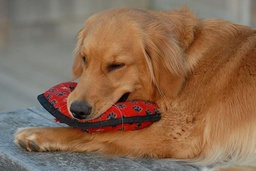
#> input picture OpenMP/2.jpg, 256 x 171 px, shrunk from 500 x 334 before the run, found by its file name
$ jupyter execute --allow-errors Problem_2.ipynb   (shell and % lines are left out)
#> lines starting #> are read from the running program, lines starting #| are printed output that depends on the picture
 # Problem 2 - Assignment 3 - GPUs
 Implementation of two image kernels: Blur and Sobel filters.
 Blur is implemented in two ways: Box blur and Gaussian blur.

* Go to "Runtime" in the top menu.
* Select "Change runtime type".*
* Choose "T4 GPU" from the "Hardware accelerator" dropdown menu.
* Click "SAVE".

[cell 1]
#  verify GPU availability and its specifications

[cell 2]
import numpy as np
import matplotlib.pyplot as plt
from numba import cuda, float32
import PIL
from PIL import Image
import math

[cell 3]
def create_box_filter(filter_size):
    # Generate the box filter
    box_filter = np.ones((filter_size, filter_size), dtype=np.float64)
    box_filter /= np.sum(box_filter)
    return box_filter

def create_gaussian_filter(filter_size, sigma = 1, mu = 0):
    # Generate the Gaussian filter
    radius = filter_size // 2
    x, y = np.meshgrid(np.arange(-radius, radius + 1), np.arange(-radius, radius + 1))
    r = np.sqrt(x**2 + y**2)
    sigma = 1.0
    s = 2 * sigma**2
    gaussian_filter = np.exp(-r / s) / (np.pi * s)
    gaussian_filter /= np.sum(gaussian_filter)
    return gaussian_filter

[cell 4]
path = "/content/2.jpg"
img = Image.open(path)
#> img is the input picture: PIL image 256x171 RGB; mean R, G, B 137.5, 105.8, 82.2
display(img)

[cell 5]
# Create filters
filter_size = 5

box_filter = create_box_filter(filter_size)
gaussian_filter = create_gaussian_filter(filter_size)

print("Filter size: ", filter_size)

if (filter_size < 9):
  print("Box Filter:")
  print(box_filter)
  print("\nGaussian Filter:")
  print(gaussian_filter)

## 2D convolution

[cell 6]
def apply_2d_convolution(img, filter):
    # Performs 2D convolution, this is the most similar version to the C++ code
    if len(img.shape) == 3:  # Color image
        rows, cols, c = img.shape
    elif len(img.shape) == 2:  # Grayscale image
        rows, cols = img.shape
    else:
        raise ValueError("Unsupported image shape")

    # Initialize output
    output = np.zeros_like(img)

    # Get filter dimensions
    filter_height, filter_width = filter.shape
    radius = min(filter_height // 2, filter_width // 2)

    for i in range(rows):
        for j in range(cols):
            for k in range(filter_height):
                for l in range(filter_width):
                    y = j - radius + l
                    x = i - radius + k
                    if x >= 0 and y >= 0 and x < rows and y < cols:
                        if len(img.shape) == 3:  # Color image
                            for ch in range(c):
                                output[i, j, ch] += img[x, y, ch] * filter[k, l]
                        elif len(img.shape) == 2:  # Grayscale image
                            output[i, j] += img[x, y] * filter[k, l]

    # Ensure that all values are between 0 and 255 and of uint8 type
    output = np.clip(output, 0, 255).astype(np.uint8)
    return output

[cell 7]
def apply_2d_convolution_np(image, filter):
    # Performs 2D convolution, using vector operations
    if len(image.shape) == 3:  # Color image
        num_channels = image.shape[2]
#> num_channels = 3
    elif len(image.shape) == 2:  # Grayscale image
        num_channels = 1
    else:
        raise ValueError("Unsupported image shape")

    # Get filter and image shape
    filter_height, filter_width = filter.shape
    image_height, image_width = image.shape[:2]
#> image_height = 171; image_width = 256

    # Initialize output
    output = np.zeros_like(image)

    # Pad the image to deal with borders
    pad_height = filter_height // 2
    pad_width = filter_width // 2
    if num_channels > 1:
        padded_image = np.pad(image, ((pad_height, pad_height), (pad_width, pad_width), (0, 0)), mode='constant')
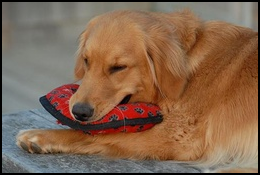
#> padded_image: shape (175, 260, 3); mean R, G, B 132.3, 101.8, 79.1
    else:
        padded_image = np.pad(image, ((pad_height, pad_height), (pad_width, pad_width)), mode='constant')

    # Perform convolution
    for i in range(image_height):
        for j in range(image_width):
            if num_channels > 1:  # Color image
                for c in range(num_channels):
                    output[i, j, c] = np.sum(padded_image[i:i+filter_height, j:j+filter_width, c] * filter)
            else:  # Grayscale image
                output[i, j] = np.sum(padded_image[i:i+filter_height, j:j+filter_width] * filter)
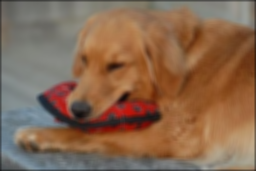
#> output: shape (171, 256, 3); mean R, G, B 135.6, 103.9, 80.4

    # Ensure that all values are between 0 and 255 and of uint8 type
    output = np.clip(output, 0, 255).astype(np.uint8)
    return output

[cell 8]
# Box and gaussian filters on color image
# Define the input image
image = Image.open(path)
image_array = np.array(image)

# Apply convolution to image
result = apply_2d_convolution_np(image_array, box_filter)
print("Original image shape: ", image_array.shape)
#| Original image shape:  (171, 256, 3)
print("Result shape (box):", result.shape)
#| Result shape (box): (171, 256, 3)

# Apply convolution to image
result_g = apply_2d_convolution_np(image_array, gaussian_filter)
print("Result shape (gaussian):", result_g.shape)
#| Result shape (gaussian): (171, 256, 3)

print(f'Filter size = {filter_size}')
# Display the original and convolved color images
plt.figure(figsize=(11, 5))
plt.subplot(1, 3, 1)
plt.title("Original Image")
plt.imshow(image)
plt.axis('off')
plt.subplot(1, 3, 2)
plt.title("Convolved Image, box filter")
plt.imshow(result)
plt.axis('off')
plt.subplot(1, 3, 3)
plt.title("Convolved Image, Gaussian filter")
plt.imshow(result_g)
plt.axis('off')
plt.show()
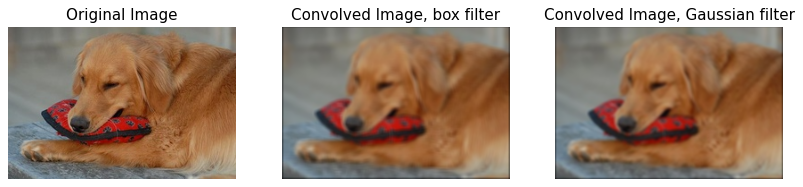
#> figure drawn by matplotlib, 3 panels

[cell 9]
# Box and gaussian filter on gray image
# Define the input image (grayscale)
gray_image = Image.open(path).convert("L")
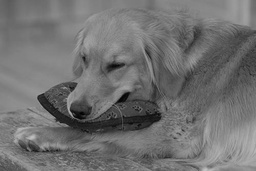
#> gray_image: PIL image 256x171 L; min 0, max 193, mean 112.6
gray_image_array = np.array(gray_image)

# Apply convolution to grayscale image
result_gray = apply_2d_convolution_np(gray_image_array, box_filter)
#> in apply_2d_convolution_np (call 3), `padded_image = np.pad(image, ((pad_height, pad_height), (pad_width, pa..`:
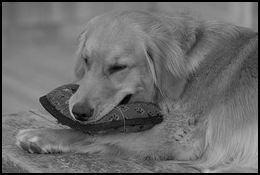
#> padded_image: shape (175, 260); min 0, max 193, mean 108.4
#> after the loop in apply_2d_convolution_np (call 3), `for i in range(image_height):`:
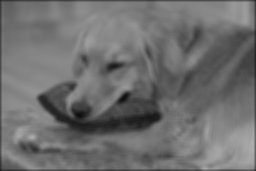
#> output: shape (171, 256); min 13, max 173, mean 110.7
print("Original grayscale image shape: ", gray_image_array.shape)
#| Original grayscale image shape:  (171, 256)
print("Result grayscale shape (box):", result_gray.shape)
#| Result grayscale shape (box): (171, 256)

# Apply convolution to grayscale image
result_gray_g = apply_2d_convolution_np(gray_image_array, gaussian_filter)
print("Result grayscale shape (gaussian):", result_gray_g.shape)
#| Result grayscale shape (gaussian): (171, 256)

print(f'Filter size = {filter_size}')
# Display the original and convolved grayscale images
plt.figure(figsize=(11, 5))
plt.subplot(1, 3, 1)
plt.title("Original grayscale Image")
plt.imshow(gray_image, cmap='gray')
plt.axis('off')
plt.subplot(1, 3, 2)
plt.title("Convolved image, box filter")
plt.imshow(result_gray, cmap='gray')
plt.axis('off')
plt.subplot(1, 3, 3)
plt.title("Convolved image, gaussian filter")
plt.imshow(result_gray_g, cmap='gray')
plt.axis('off')
plt.show()

[cell 10]
# Using regular loops - BOX - very slow
print("Using loops, box filter, filter size: ", filter_size)
apply_2d_convolution(image_array, box_filter)

# Using numpy - BOX
print("Using numpy, box filter, filter size: ", filter_size)
apply_2d_convolution_np(image_array, box_filter)

# Using regular loops - GAUSSIAN - very slow
print("Using loops, gaussian filter, filter size: ", filter_size)
apply_2d_convolution(image_array, gaussian_filter)

# Using numpy - GAUSSIAN
print("Using numpy, gaussian filter, filter size: ", filter_size)
apply_2d_convolution_np(image_array, gaussian_filter)

## CUDA

[cell 11]
import numpy as np
from numba import cuda
import matplotlib.pyplot as plt
from skimage import data, color

@cuda.jit
def convolution_kernel(image, filter, output):
    # Get the thread's position in the grid
    i, j = cuda.grid(2)
    if i < image.shape[0] and j < image.shape[1]:
        # Iterate over each channel
        for c in range(image.shape[2]):
            tmp = 0.0
            for k in range(filter.shape[0]):
                for l in range(filter.shape[1]):
                    ii = i + k - filter.shape[0] // 2
                    jj = j + l - filter.shape[1] // 2
                    if ii >= 0 and ii < image.shape[0] and jj >= 0 and jj < image.shape[1]:
                        tmp += image[ii, jj, c] * filter[k, l]
            output[i, j, c] = tmp

def cuda_convolution(image, filter):
    # Allocate device memory and copy data
    d_image = cuda.to_device(image)
    d_filter = cuda.to_device(filter)

    # Allocate output device memory
    output = np.zeros_like(image)

    # Configure the grid and block sizes
    threadsperblock = (16, 16)
    # The following lines allow to split the image equally
    blockspergrid_x = (image.shape[0] + threadsperblock[0] - 1) // threadsperblock[0]
    blockspergrid_y = (image.shape[1] + threadsperblock[1] - 1) // threadsperblock[1]
    blockspergrid = (blockspergrid_x, blockspergrid_y)

    # Launch the kernel
    convolution_kernel[blockspergrid, threadsperblock](d_image, d_filter, output)

    # Ensure that all values are between 0 and 255 and of uint8 type
    output = np.clip(output, 0, 255).astype(np.uint8)
    return output

#> (a cell that did not finish here is left out)

## Sobel filter

[cell 13]
def sobel_tot(gray_image):
  # Applies sobel edge detection both horizzontaly and vertically
  sobel_x = np.array([[1.0, 0.0, -1.0], [2.0, 0.0, -2.0], [1.0, 0.0, -1.0]]) # x direction
  sobel_y = np.array([[1.0, 2.0, 1.0], [0.0, 0.0, 0.0], [-1.0, -2.0, -1.0]]) # y direction
  # Convert gray image to numpy array
  gray_image_array = np.array(gray_image)
  #Get image shape
  [rows, columns] = np.shape(gray_image_array)
#> rows = 171; columns = 256
  # Initialize output
  output = np.zeros_like(gray_image)

  for i in range(rows - 2):
      for j in range(columns - 2):
          gx = np.sum(np.multiply(sobel_x, gray_image_array[i:i + 3, j:j + 3]))
          gy = np.sum(np.multiply(sobel_y, gray_image_array[i:i + 3, j:j + 3]))
          # magnitude
          output[i + 1, j + 1] = np.sqrt(gx ** 2 + gy ** 2)
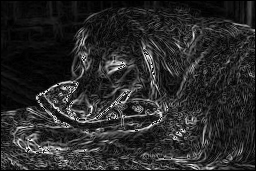
#> output: shape (171, 256); min 0, max 255, mean 41.7
  # Ensure that all values are between 0 and 255 and of uint8 type
  output = np.clip(output, 0, 255).astype(np.uint8)
  return output

[cell 14]
# Display the original image and the Sobel filtered image
sobel = sobel_tot(gray_image)
print(f'Sobel filter, both directions')
# Display the original and convolved images
plt.figure(figsize=(11, 5))
plt.subplot(1, 2, 1)
plt.title("Original grayscale image")
plt.imshow(gray_image, cmap='gray')
plt.axis('off')
plt.subplot(1, 2, 2)
plt.title("Sobel edge detection")
plt.imshow(sobel, cmap='gray')
plt.axis('off')
plt.show()

## CUDA Sobel

[cell 15]
@cuda.jit
def sobel_tot_kernel(gray_image, output, sobel_x, sobel_y):

    i, j = cuda.grid(2)  # Get the thread's position in the grid

    if i < gray_image.shape[0] - 2 and j < gray_image.shape[1] - 2:
        tmp_x = 0.0
        tmp_y = 0.0
        for m in range(3):
            for n in range(3):
                tmp_x += sobel_x[m, n] * gray_image[i + m, j + n]
                tmp_y += sobel_y[m, n] * gray_image[i + m, j + n]

        # magnitude
        output[i + 1, j + 1] = math.sqrt(tmp_x ** 2 + tmp_y ** 2)
        output[i + 1, j + 1] = min(max(output[i + 1, j + 1], 0), 255)  # clip output

def sobel_tot_cuda(gray_image):
    gray_image_array = np.array(gray_image, dtype=np.float32)
    output = np.zeros_like(gray_image_array, dtype=np.float32)

    s_x = np.array([[1.0, 0.0, -1.0], [2.0, 0.0, -2.0], [1.0, 0.0, -1.0]]) # x direction
    s_y = np.array([[1.0, 2.0, 1.0], [0.0, 0.0, 0.0], [-1.0, -2.0, -1.0]]) # y direction
    sobel_x = cuda.to_device(s_x)
    sobel_y = cuda.to_device(s_y)

    threadsperblock = (16, 16)  # Define the number of threads per block
    # The following lines allow to split the image equally
    blockspergrid_x = (gray_image_array.shape[0] + threadsperblock[0] - 1) // threadsperblock[0]
    blockspergrid_y = (gray_image_array.shape[1] + threadsperblock[1] - 1) // threadsperblock[1]
    blockspergrid = (blockspergrid_x, blockspergrid_y)  # Define the number of blocks per grid

    sobel_tot_kernel[blockspergrid, threadsperblock](gray_image_array, output, sobel_x, sobel_y)

    return output

$ run again, with OpenMP/3.jpg copied over OpenMP/2.jpg
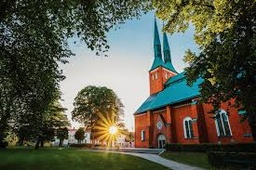
#> input picture OpenMP/3.jpg, 256 x 170 px, shrunk from 275 x 183 before the run, found by its file name
#> img is the input picture: PIL image 256x170 RGB; mean R, G, B 88.2, 90, 75.8
#| Original image shape:  (170, 256, 3)
#| Result shape (box): (170, 256, 3)
#| Result shape (gaussian): (170, 256, 3)
#> after the loop in apply_2d_convolution_np (call 3), `for i in range(image_height):`:
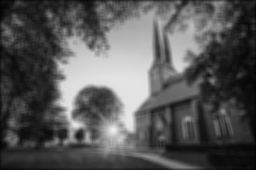
#> output: shape (170, 256); min 3, max 236, mean 86.8
#| Original grayscale image shape:  (170, 256)
#| Result grayscale shape (box): (170, 256)
#| Result grayscale shape (gaussian): (170, 256)
#> after the loop in sobel_tot, `for i in range(rows - 2):`:
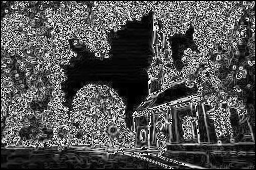
#> output: shape (170, 256); min 0, max 255, mean 81.4
